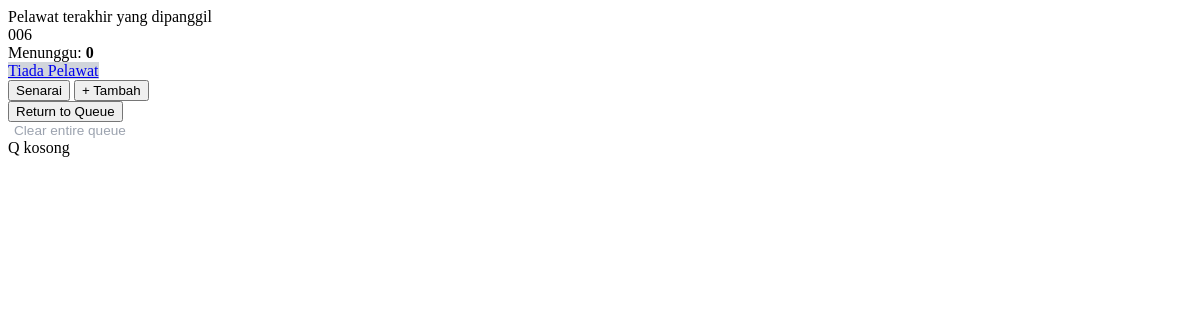
Page /q/ed0c6cfc-3914-4473-9215-a324d779485a/updates/ on the earlier database version.
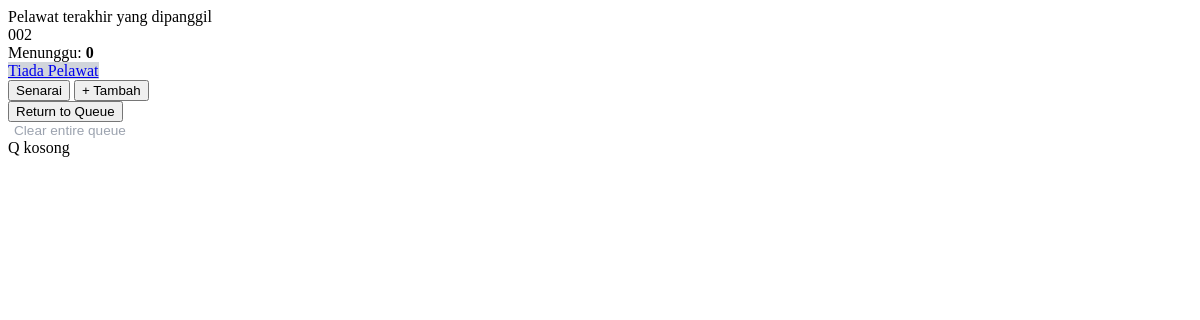
Same page on the later database version.
### queues/models.py (models this page shows, shortened)
class Visitor(models.Model):
    queue = models.ForeignKey(Queue, on_delete=models.CASCADE, related_name='visitors')
    name = models.CharField(max_length=100)
    number = models.IntegerField() # Nombor giliran (101, 102...)
    joined_at = models.DateTimeField(auto_now_add=True)
    STATUS_CHOICES = [
        ('WAITING', 'Waiting'),
        ('SERVING', 'Serving'),
        ('COMPLETED', 'Completed'),
    ]
    status = models.CharField(max_length=20, choices=STATUS_CHOICES, default='WAITING')
    is_returned = models.BooleanField(default=False)
    is_invited = models.BooleanField(default=False)

### queues/views.py (the view)
# urls.py: path('q/<slug:slug>/updates/', views.get_admin_updates, name='get_admin_updates'),
def get_admin_updates(request, slug):
    queue = get_object_or_404(Queue, slug=slug)
    current_serving = Visitor.objects.filter(queue=queue, status='SERVING').first()
    all_waiting_visitors = Visitor.objects.filter(queue=queue, status='WAITING').order_by('id')
    waiting_count = all_waiting_visitors.count()
    next_visitor = all_waiting_visitors.first()
    context = {
        'queue': queue,
        'current_serving': current_serving,
        'all_waiting_visitors': all_waiting_visitors,
        'waiting_count': waiting_count,
        'next_visitor': next_visitor,
    }
    return render(request, 'queues/partials/admin_board.html', context)

### queues/templates/queues/partials/admin_board.html
<div id="status-card-area" class="status-card" hx-swap-oob="true">
    <div class="status-label">Pelawat terakhir yang dipanggil</div>
    <div class="status-number" id="display-number">
        {% if current_serving %}
            {{ current_serving.number|stringformat:"03d" }}
        {% else %}
            --
        {% endif %}
    </div>
    <div class="status-sub">
        Menunggu: <strong>{{ waiting_count }}</strong>
    </div>
</div>
<div id="controls-area" class="controls-area" hx-swap-oob="true">
    {% if next_visitor %}
        <button
    hx-get="{% url 'call_next' queue.slug %}"
    hx-swap="none"
    class="btn-app btn-primary-app">
    Pelawat Seterusnya
</button>
    {% else %}
        <a href="#" class="btn-app btn-primary-app disabled" style="background-color: #d1d5db; box-shadow: none; pointer-events: none;">
            Tiada Pelawat
        </a>
    {% endif %}
    <div class="action-grid">
        <button onclick="openNumberModal()" class="btn-app btn-secondary-app">Senarai</button>
        <button onclick="openAddModal()" class="btn-app btn-secondary-app">+ Tambah</button>
    </div>
    {% if current_serving %}
    <button onclick="showConfirmModal('{{ current_serving.id }}', '{{ current_serving.number|stringformat:'03d' }}')" class="btn-app btn-secondary-app text-danger border-danger">
        Return to Queue
    </button>
    {% endif %}
    <div class="text-center mt-2">
        <button onclick="openRemoveModal()" style="background:none; border:none; color:#9ca3af; font-size:0.85rem; cursor:pointer;">
            Clear entire queue
        </button>
    </div>
</div>
<div class="visitor-grid pt-3" id="visitor-list-grid" hx-swap-oob="true">
    {% for v in all_waiting_visitors %}
        <button onclick="selectVisitor(this, '{{ v.id }}', '{{ v.number|stringformat:"03d" }}')" class="btn-num">
            {{ v.number|stringformat:"03d" }}
        </button>
    {% empty %}
        <div class="text-center text-muted w-100 py-4" style="grid-column: span 4;">
            Q kosong
        </div>
    {% endfor %}
</div>

Differences in the rows shown:
removed Visitor: number "006"
added Visitor: number "002"
